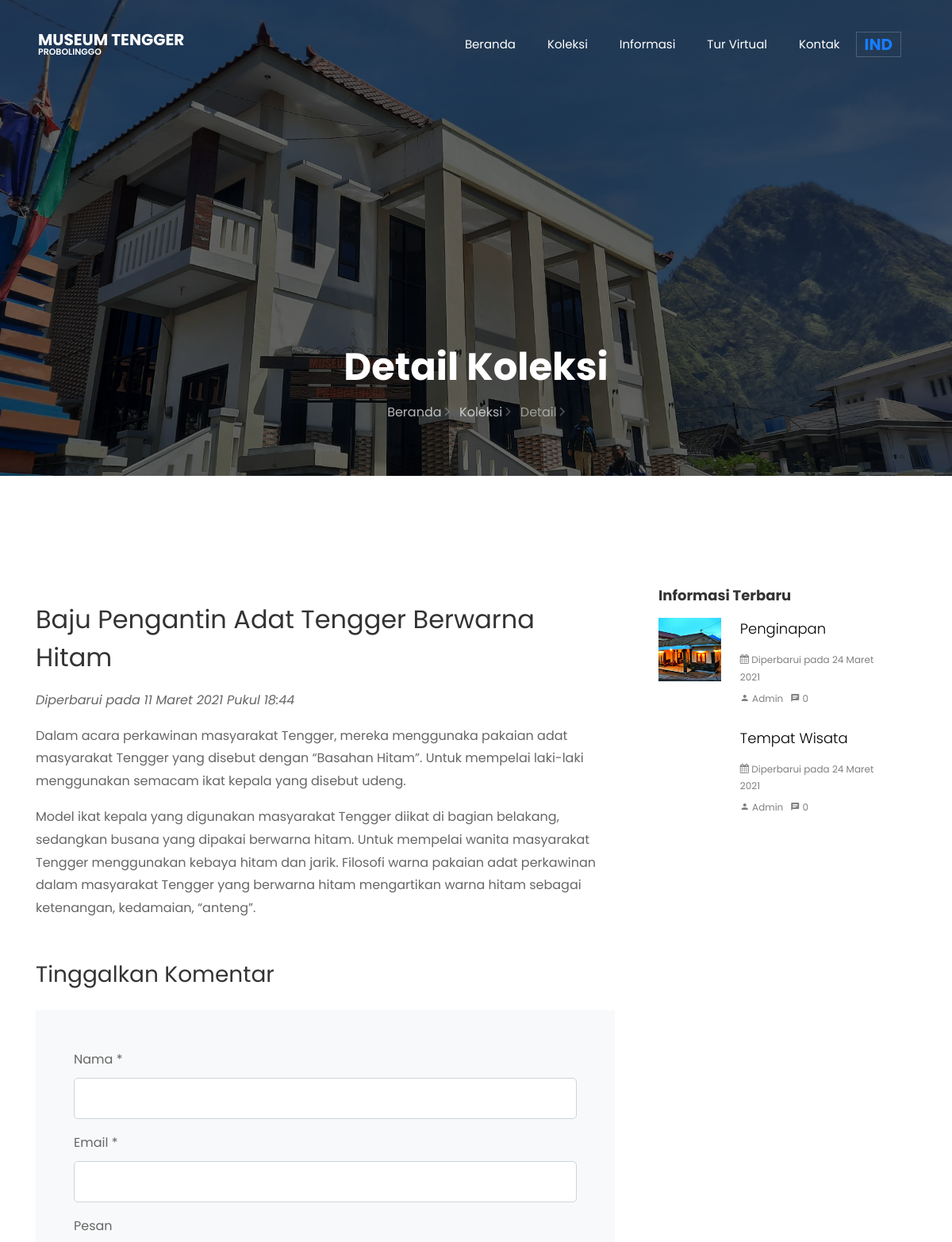
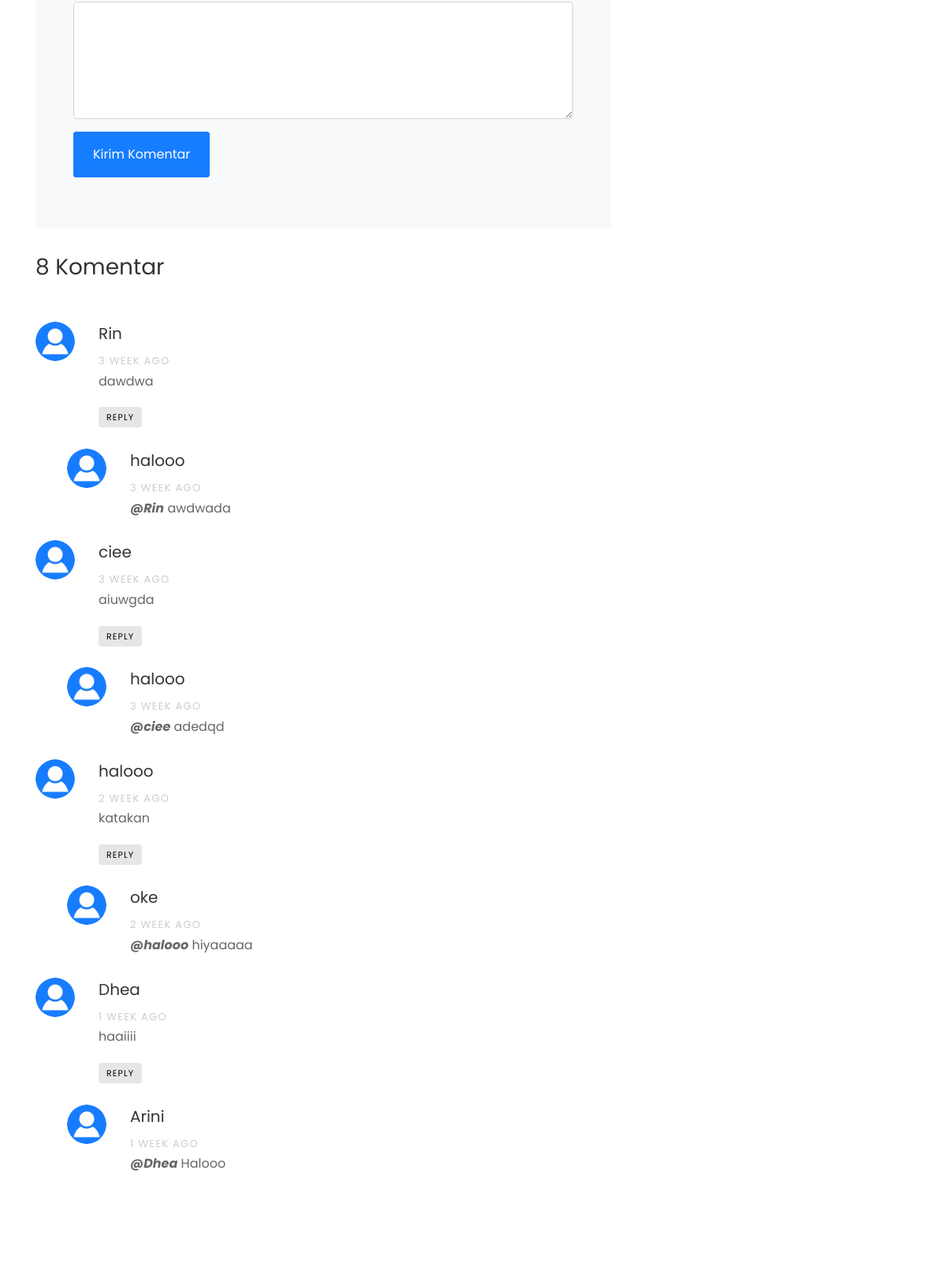
The app's page /Beranda/detail_koleksi/baju-pengantin-adat-tengger-berwarna-hitam (upper part) with its own data (2 pictures, top to bottom).
### tables this page shows
CREATE TABLE `tb_koleksi` (
  `kd_koleksi` varchar(6) NOT NULL,
  `waktu_koleksi` varchar(15) NOT NULL,
  `nama_koleksi` varchar(128) NOT NULL,
  `name_koleksi` varchar(128) NOT NULL,
  `desk_koleksi` text NOT NULL,
  `desc_koleksi` text NOT NULL,
  `gambar_koleksi` varchar(100) NOT NULL,
  `link_koleksi` varchar(128) NOT NULL,
  `linkoleksi` varchar(128) NOT NULL
);

CREATE TABLE `tb_komentar` (
  `id_komentar` int(11) NOT NULL,
  `kode_id` varchar(6) NOT NULL,
  `nama_komentar` varchar(128) NOT NULL,
  `email_komentar` varchar(50) NOT NULL,
  `isi_komentar` varchar(200) NOT NULL,
  `waktu_komentar` varchar(15) NOT NULL,
  `level_komentar` int(11) NOT NULL
);

CREATE TABLE `tb_artikel` (
  `id_artikel` varchar(6) NOT NULL,
  `waktu_artikel` varchar(15) NOT NULL,
  `judul_artikel` varchar(128) NOT NULL,
  `title_artikel` varchar(128) NOT NULL,
  `isi_artikel` text NOT NULL,
  `content_artikel` text NOT NULL,
  `gambar_artikel` varchar(100) NOT NULL,
  `link_artikel` varchar(128) NOT NULL,
  `linkartikel` varchar(128) NOT NULL
);

### application/controllers/Beranda.php (called while the page is built, shortened)
<?php
class Beranda extends CI_Controller
{
    public function __construct()
    {
        $this->load->model('m_admin', 'admin');
        $this->load->model('m_koleksi', 'koleksi');
        $this->load->helper('auth_helper');
        $this->load->helper('timestamp_helper');
        $this->load->library('user_agent');
        $this->load->library('configemail');
    }
    public function detail_koleksi($id)
    {
        $data['title'] = "Detail Koleksi | Museum Tengger";
        $data['collect'] = $this->db->get_where('tb_koleksi', ['link_koleksi' => $id])->row_array();
        $data['jmlkomen'] = $this->db->get_where('tb_komentar', ['kode_id' => $data['collect']['kd_koleksi']])->num_rows();
        $data['comment'] = $this->db->get_where('tb_komentar', ['kode_id' => $data['collect']['kd_koleksi'], 'level_komentar' => 0])->result_array();
        $data['info'] = $this->koleksi->getData();
        $this->load->view('id/header', $data);
        $this->load->view('id/topbar');
        $this->load->view('id/detailkoleksi');
        $this->load->view('id/footer');
    }
}

### index.php (called while the page is built, shortened)
<?php
require_once BASEPATH.'core/CodeIgniter.php';

### application/helpers/tanggal_helper.php (called while the page is built)
<?php
function convertTimestampToBulan($timestamp)
{
    $list_bulan = [
        'Januari',
        'Februari',
        'Maret',
        'April',
        'Mei',
        'Juni',
        'Juli',
        'Agustus',
        'September',
        'Oktober',
        'November',
        'Desember'
    ];
    $bulanangka = date('m', $timestamp);
    $bulan = $list_bulan[$bulanangka-1];
    return $bulan;
}
?>

### application/helpers/timestamp_helper.php (called while the page is built)
<?php
function time_elapsed_en_string($datetime, $full = false)
{
    $now = new DateTime;
    $ago = new DateTime($datetime);
    $diff = $now->diff($ago);
    $diff->w = floor($diff->d / 7);
    $diff->d -= $diff->w * 7;
    $string = array(
        'y' => 'year',
        'm' => 'month',
        'w' => 'week',
        'd' => 'day',
        'h' => 'hour',
        'i' => 'minute',
        's' => 'second',
    );
    foreach ($string as $k => &$v) {
        if ($diff->$k) {
            $v = $diff->$k . ' ' . $v . ($diff->$k > 1 ? '' : '');
        } else {
            unset($string[$k]);
        }
    }
    if (!$full) $string = array_slice($string, 0, 1);
    return $string ? implode(', ', $string) . ' ago' : 'just now';
}

### application/models/M_koleksi.php (called while the page is built)
<?php
class M_koleksi extends CI_Model
{
    public function getData()
    {
        $this->db->order_by('waktu_artikel', 'desc');
        $result = $this->db->get('tb_artikel');
        return $result->result_array();
    }
}

### application/views/id/detailkoleksi.php (the view, shortened to what this page needs)
<section class="hero-wrap hero-wrap-2" style="background-image: url('<?= base_url() ?>assets/images/home.jpg');" data-stellar-background-ratio="0.5">
    <div class="overlay"></div>
    <div class="container">
        <div class="row no-gutters slider-text align-items-end justify-content-center">
            <div class="col-md-9 ftco-animate pb-5 text-center">
                <h1 class="mb-3 bread">Detail Koleksi</h1>
                <p class="breadcrumbs"><span class="mr-2"><a href="<?= base_url('Beranda'); ?>">Beranda <i class="ion-ios-arrow-forward"></i></a></span> <span class="mr-2"><a href="<?= base_url('Beranda/koleksi'); ?>">Koleksi <i class="ion-ios-arrow-forward"></i></a></span> <span>Detail <i class="ion-ios-arrow-forward"></i></span></p>
            </div>
        </div>
    </div>
</section>
<section class="ftco-section ftco-degree-bg">
    <div class="container">
        <div class="row">
            <div class="col-lg-8 ftco-animate">
                <p>
                </p>
                <h2 class="mb-3"><?= $collect['nama_koleksi']; ?></h2>
                <i>
                    <p class="time-collection">Diperbarui pada <?= date("d", $collect['waktu_koleksi']) . ' ' . convertTimestampToBulan($collect['waktu_koleksi']) . ' ' . date("Y", $collect['waktu_koleksi']) . ' Pukul ' . date("H:i", $collect['waktu_koleksi']) ?></p>
                </i>
                <div class="ckeditorimg">
                    <?= $collect['desk_koleksi']; ?>
                </div>
                <div class="mt-5">
                    <div class="comment-form-wrap ">
                        <h3 class="mb-4">Tinggalkan Komentar</h3>
                        <form action="<?= base_url('Beranda/addcomment/' . $collect['kd_koleksi']) ?>" class="p-5 bg-light" id="comment-form" method="post">
                            <div class="form-group">
                                <label for="name">Nama *</label>
                                <input type="text" class="form-control comment_name" name="comment_name" id="comment_name" required>
                            </div>
                            <div class="form-group">
                                <label for="email">Email *</label>
                                <input type="email" class="form-control" name="comment_email" id="comment_email" required>
                            </div>
                            <div class="form-group">
                                <label for="message">Pesan</label>
                                <textarea name="comment_content" id="comment_content" cols="30" rows="5" class="form-control comment_content" required></textarea>
                            </div>
                            <div class="form-group">
                                <input type="submit" value="" id="comment_submit" class="btn py-3 px-4 btn-primary comment_submit">
                            </div>
                        </form>
                    </div>
                    <br>
                    <h3 class="mb-5"><?= $jmlkomen; ?> Komentar</h3>
                    <ul class="comment-list">
                        <?php foreach ($comment as $com) : ?>
                            <li class="comment">
                                <div class="vcard bio">
                                    <img src="<?= base_url('assets/images/komen.png'); ?>" alt="Image placeholder">
                                </div>
                                <div class="comment-body">
                                    <h3 data-id="<?= $com['nama_komentar']; ?>" id="user_name" class="user_name<?= $com['id_komentar'] ?>" data-kode="<?= $com['id_komentar'] ?>"><?= $com['nama_komentar']; ?></h3>
                                    <div class="meta"><?= time_elapsed_en_string($com['waktu_komentar']); ?></div>
                                    <p><?= $com['isi_komentar']; ?></p>
                                    <p><a href="javacript:void(0)" data-id="<?= $com['nama_komentar']; ?>" class="reply" id="<?= $com['id_komentar']; ?>">Reply</a></p>
                                </div>
                            </li>
                            <ul class="children">
                                <?php
                                $kode_id = $com['kode_id'];
                                $id_komentar = $com['id_komentar'];
                                $query = $this->db->get_where('tb_komentar', ['kode_id' => $kode_id, 'level_komentar' => $id_komentar])->result_array();
                                foreach ($query as $re) :
                                ?>
                                    <li class="comment">
                                        <div class="vcard bio">
                                            <img src="<?= base_url('assets/images/komen.png'); ?>" alt="Image placeholder">
                                        </div>
                                        <div class="comment-body">
                                            <h3><?= $re['nama_komentar']; ?></h3>
                                            <div class="meta"><?= time_elapsed_en_string($re['waktu_komentar']); ?></div>
                                            <p><?= $re['isi_komentar']; ?></p>
                                        </div>
                                    </li>
                                <?php endforeach; ?>
                            </ul>
                        <?php endforeach; ?>
                    </ul>
                </div>
            </div>
            <div class="col-lg-4 sidebar ftco-animate">
                <div class="sidebar-box ftco-animate">
                    <h3>Informasi Terbaru</h3>
                    <?php foreach ($info as $in) { ?>
                        <div class="block-21 mb-4 d-flex">
                            <a class="blog-img mr-4" style="background-image: url('<?= base_url() ?>assets/images/artikel/<?= $in['gambar_artikel'] ?>');"></a>
                            <div class="text">
                                <h3 class="heading"><a href="<?= base_url('Beranda/detail_informasi/' . $in['link_artikel']) ?>"><?= $in['judul_artikel'] ?></a></h3>
                                <div class="meta">
                                    <div><a href="<?= base_url('Beranda/detail_informasi/' . $in['link_artikel']) ?>"><span class="icon-calendar"></span> Diperbarui pada <?= date("d", $in['waktu_artikel']) . ' ' . convertTimestampToBulan($in['waktu_artikel']) . ' ' . date("Y", $in['waktu_artikel']) ?></a></div>
                                    <div><a href="<?= base_url('Beranda/detail_informasi/' . $in['link_artikel']) ?>"><span class="icon-person"></span> Admin</a></div>
                                    <div><a href="<?= base_url('Beranda/detail_informasi/' . $in['link_artikel']) ?>"><span class="icon-chat"></span>
                                            <?php
                                            $total = $this->db->get_where('tb_komentar', ['kode_id' => $in['id_artikel']])->num_rows();
                                            echo $total;
                                            ?>
                                        </a></div>
                                </div>
                            </div>
                        </div>
                    <?php } ?>
                </div>
            </div>
        </div>
    </div>
</section>

### application/views/id/header.php (shortened to what this page needs)
<!DOCTYPE html>
<html lang="en">
<head>
  <link rel="stylesheet" href="<?= base_url('assets/main/'); ?>css/open-iconic-bootstrap.min.css">
  <link rel="stylesheet" href="<?= base_url('assets/main/'); ?>css/animate.css">
  <link rel="stylesheet" href="<?= base_url('assets/main/'); ?>css/owl.carousel.min.css">
  <link rel="stylesheet" href="<?= base_url('assets/main/'); ?>css/owl.theme.default.min.css">
  <link rel="stylesheet" href="<?= base_url('assets/main/'); ?>css/magnific-popup.css">
  <link rel="stylesheet" href="<?= base_url('assets/main/'); ?>css/aos.css">
  <link rel="stylesheet" href="<?= base_url('assets/main/'); ?>css/ionicons.min.css">
  <link rel="stylesheet" href="<?= base_url('assets/main/'); ?>css/flaticon.css">
  <link rel="stylesheet" href="<?= base_url('assets/main/'); ?>css/icomoon.css">
  <link rel="stylesheet" href="<?= base_url('assets/main/'); ?>css/style.css">
</head>

### application/views/id/topbar.php (shortened to what this page needs)
<body>
    <nav class="navbar px-md-0 navbar-expand-lg navbar-dark ftco_navbar bg-dark ftco-navbar-light" id="ftco-navbar">
      <div class="container-fluid px-md-5">
        <a class="navbar-brand" href="<?= base_url('Beranda'); ?>">Museum Tengger <span>Probolinggo</span></a>
        <div class="collapse navbar-collapse" id="ftco-nav">
          <ul class="navbar-nav ml-auto">
            <li class="nav-item"><a href="<?= base_url('Beranda'); ?>" class="nav-link">Beranda</a></li>
            <li class="nav-item"><a href="<?= base_url('Beranda/koleksi'); ?>" class="nav-link">Koleksi</a></li>
            <li class="nav-item"><a href="<?= base_url('Beranda/informasi'); ?>" class="nav-link">Informasi</a></li>
            <li class="nav-item"><a href="<?= base_url('Beranda/turvirtual'); ?>" class="nav-link">Tur Virtual</a></li>
            <li class="nav-item"><a href="<?= base_url('Beranda/kontak'); ?>" class="nav-link">Kontak</a></li>
          </ul>
        </div>
        <a class="navbar-brand border-nav" href="<?= base_url('Home'); ?>">Ind</a>
      </div>
    </nav>

### application/views/id/footer.php (shortened to what this page needs)
</body>
</html>

### assets/main/css/icomoon.css (style rules this page uses)
[class^="icon-"], [class*=" icon-"] { font-family: 'icomoon' !important; speak: none; font-style: normal; font-weight: normal; font-variant: normal; text-transform: none; line-height: 1; -webkit-font-smoothing: antialiased; -moz-osx-font-smoothing: grayscale; }
.icon-calendar:before { content: "\f073"; }
.icon-chat:before { content: "\e0b7"; }
.icon-person:before { content: "\e7fd"; }

### records on screen
tb_koleksi: nama_koleksi "Baju Pengantin Adat Tengger Berwarna Hitam", waktu_koleksi "11", waktu_koleksi "Maret", waktu_koleksi "2021", waktu_koleksi "18:44", desk_koleksi "Dalam acara perkawinan masyarakat Tengger, mereka menggunaka pakaian adat masyarakat Tengger yang disebut dengan “Basahan Hitam”. Untuk mempelai laki-laki menggunakan semacam ikat kepala yang disebut udeng. Model ikat kepala yang digunakan masyarakat Tengger diikat di bagian belakang, sedangkan busana yang dipakai berwarna hitam. Untuk mempelai wanita masyarakat Tengger menggunakan kebaya hitam dan jarik. Filosofi warna pakaian adat perkawinan dalam masyarakat Tengger yang berwarna hitam mengartikan warna hitam sebagai ketenangan, kedamaian, “anteng”."
tb_komentar: nama_komentar "Rin", waktu_komentar "3 WEEK AGO", isi_komentar "dawdwa"
tb_komentar: nama_komentar "halooo", waktu_komentar "3 WEEK AGO", isi_komentar "@Rin awdwada"
tb_komentar: nama_komentar "ciee", waktu_komentar "3 WEEK AGO", isi_komentar "aiuwgda"
tb_komentar: nama_komentar "halooo", waktu_komentar "3 WEEK AGO", isi_komentar "@ciee adedqd"
tb_komentar: nama_komentar "halooo", waktu_komentar "2 WEEK AGO", isi_komentar "katakan"
tb_komentar: nama_komentar "oke", waktu_komentar "2 WEEK AGO", isi_komentar "@halooo hiyaaaaa"
tb_komentar: nama_komentar "Dhea", waktu_komentar "1 WEEK AGO", isi_komentar "haaiiii"
tb_komentar: nama_komentar "Arini", waktu_komentar "1 WEEK AGO", isi_komentar "@Dhea Halooo"
tb_artikel: gambar_artikel (picture), judul_artikel "Penginapan", waktu_artikel "24", waktu_artikel "Maret", waktu_artikel "2021", total "0"
tb_artikel: judul_artikel "Tempat Wisata", waktu_artikel "24", waktu_artikel "Maret", waktu_artikel "2021", total "0"

### other values on screen
$jmlkomen "8"
